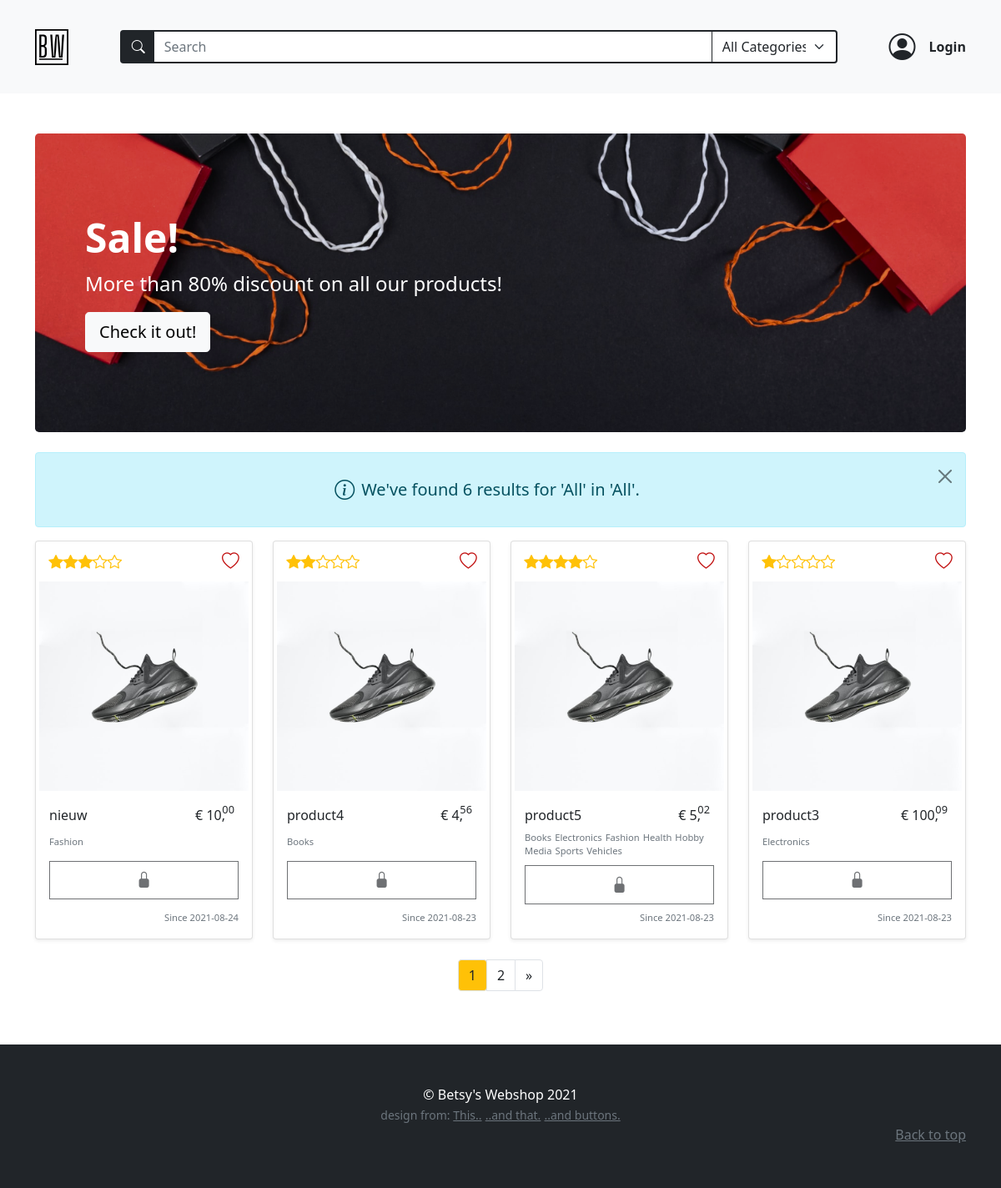
Screenshot of /search_results/All/All/ with the database file from the repository.
### models.py (models this page shows)
class BaseModel(db_wrapper.Model):
    class Meta:
        database = db

class Product(BaseModel):
    name = CharField(max_length=50)
    description = TextField(null=True)
    price_per_unit = DecimalField(
        constraints=[Check("price_per_unit >= 0")],
        decimal_places=2,
        max_digits=10,
        auto_round=True,
    )
    stock = IntegerField(default=1)
    owner = ForeignKeyField(User, backref="products")
    product_pic = CharField(null=True, default="default_product.jpg")
    date_posted = DateTimeField(formats="%Y-%m-%d %H:%M", default=datetime.now)

class ProductTag(BaseModel):
    product = ForeignKeyField(Product, index=True, backref="tags")
    tag = ForeignKeyField(Tag, index=True, backref="products")

class Tag(BaseModel):
    name = CharField(unique=True, max_length=30)

### routes.py (the view, shortened to what this page needs)
@app.route(
    "/search_results/<search_term>/<search_tag>/",
    methods=["GET", "POST"],
)
def search_results(search_term, search_tag):
    register_form = RegistrationForm(prefix="register_form")
    login_form = LoginForm(prefix="login_form")
    search_form = SearchForm(prefix="search_form")
    search_form.search_tag.choices = get_alpha_tag_names()
    page = request.args.get("page", 1, type=int)
    if current_user.is_anonymous:
        user = None
    else:
        user = User.get(current_user.id)
    if search_term == "All" and search_tag == "All":
        all_products_on_search = Product.select()
    elif search_term == "All":
        all_products_on_search = get_products_per_tag(search_tag)
    elif search_tag == "All":
        all_products_on_search = get_products_by_name(search_term)
    product_count = all_products_on_search.count()
    all_products_on_search = all_products_on_search.order_by(-Product.id)
    if product_count == 0:
        return redirect(url_for("no_results", search_query=search_term))
    return object_list(
        "search_results.html",
        query=all_products_on_search,
        context_variable="product_list",
        paginate_by=4,
        page=page,
        title="Search",
        product_count=product_count,
        login_form=login_form,
        register_form=register_form,
        search_form=search_form,
        user=user,
        all_products=Product.select(),
        search_tuple=(search_term, search_tag),
        randomize=randomize,
        int_splitter=int_splitter,
    )

### forms.py (shortened to what this page needs)
class RegistrationForm(FlaskForm):
    username = StringField(
        "Username",
        validators=[InputRequired(), Length(min=2, max=30)],
    )
    email = StringField(
        "Email", validators=[InputRequired(), Length(min=5, max=50), Email()]
    )
    password = PasswordField(
        "Set Password",
        validators=[
            InputRequired(),
            EqualTo(
                "password_confirm", message="Password must be identical in both inputs"
            ),
            Length(min=5, max=20),
        ],
    )
    password_confirm = PasswordField("Confirm Password", validators=[InputRequired()])
    auto_login = BooleanField("Log me in if this works!!!")
    submit = SubmitField("Sign Up")

class LoginForm(FlaskForm):
    email = StringField(
        "Email", validators=[InputRequired(), Length(min=2, max=50), Email()]
    )
    password = PasswordField("Your Password", validators=[InputRequired()])
    login = SubmitField("Login!")

### main.py (called while the page is built)
def get_alpha_tag_names() -> tuple[Tag]:
    tags = Tag.select().order_by(Tag.name)
    tag_list = [(tag.name, tag.name) for tag in tags]
    tag_list.insert(0, ("All", "All Categories"))
    return tag_list

def randomize():
    random_num = randint(2, 6)
    return random_num

def int_splitter(num):
    integer = floor(num)
    decimal = "{:.2f}".format(num)[-2:]
    return (integer, decimal)

### templates/search_results.html (shortened to what this page needs)
{% extends "base.html" %} {% block content %}
<div class="container py-5">
  <div class="p-5 mb-4 bg-dark rounded-3 search-results-banner banner">
    <div class="container-fluid py-5">
      <h1 class="display-5 fw-bold text-white">Sale!</h1>
      <p class="col-md-8 fs-4 text-white">
        More than 80% discount on all our products!
      </p>
      <button class="btn btn-light btn-lg" type="button">Check it out!</button>
    </div>
  </div>
  <div
    class="
      alert alert-info
      d-flex
      align-items-center
      justify-content-center
      alert-dismissible
      fade
      show
    "
    role="alert"
  >
    <i class="bi bi-info-circle me-2" style="font-size: 1.5rem"></i>
    <div class="text-center">
      <h5 class="text-center my-3">
        {% if product_count == 1 %} We've found {{ product_count }} result for
        '{{ search_tuple[0] }}' in '{{ search_tuple[1] }}'. {% else %} We've
        found {{ product_count }} results for '{{ search_tuple[0] }}' in '{{
        search_tuple[1] }}'. {% endif %}
      </h5>
    </div>
    <button
      type="button"
      class="btn-close"
      data-bs-dismiss="alert"
      aria-label="Close"
    ></button>
  </div>
  <div class="album" id="page_top">
    <div class="row row-cols-2 row-cols-md-3 row-cols-lg-4 g-4">
      {% for product in product_list %} {% include "product_featurette.html" %}
      {% endfor%}
    </div>
  </div>
  <nav
    class="btn-group mx-auto text-center d-block mt-4"
    aria-label="Page navigation example"
  >
    {% set cur_page = pagination.get_page() %}
    {% set page_count = pagination.get_page_count() %}
    <ul class="pagination justify-content-center">
      <li class="page-item text-dark">
        <a
          href="#page_top"
          role="button"
          type="button"
          class="page-link btn btn-warning text-dark bg-warning"
          >{{cur_page}}</a
        >
      </li>
      {% if cur_page != page_count %}
      <li class="page-item text-dark">
        <a
          class="page-link text-dark"
          href="{{ request.path }}?page={{cur_page + 1}}#page_top"
          aria-label="Next"
        >
          {{cur_page + 1}}
        </a>
      </li>
      <li class="page-item text-dark">
        <a
          class="page-link text-dark"
          href="{{ request.path }}?page={{page_count}}#page_top"
          aria-label="Last Page"
        >
          <span aria-hidden="true">&raquo;</span>
        </a>
      </li>
      {% endif %}
    </ul>
  </nav>
</div>
{% endblock content %}

### templates/product_featurette.html (shortened to what this page needs)
<div class="card-group col" id="productID-{{product.id}}">
  <div class="card shadow-sm">
    <div class="card-img-container">
      {% set random = randomize() %} {% set les = 6 - random %}
      <div class="product-icons">
        <div class="d-flex text-warning product-rating">
          {% for count in range(1,random) %}
          <i class="bi bi-star-fill"></i>
          {% endfor %} {% for count in range(les) %}
          <i class="bi bi-star"></i>
          {% endfor %}
        </div>
        <div>
          {% if product.id in session['favorite'] %}
          <a
            href="{{url_for('handle_favorite', product_id=product.id)}}#productID-{{product.id}}"
            type="button"
          >
            <i class="bi bi-heart-fill heart-favorite"></i>
          </a>
          {% else %}
          <a
            href="{{url_for('handle_favorite', product_id=product.id)}}#productID-{{product.id}}"
            type="button"
            role="button"
          >
            <i class="bi bi-heart heart-favorite"></i>
          </a>
          {% endif %}
        </div>
      </div>
      <div class="product-img-container">
        <img
          class="img-thumbnail border-0 rounded mx-auto d-block"
          src="{{  url_for('static', filename='/product_pics/' + product.product_pic)  }}"
          alt="{{ product.name }}"
        />
      </div>
    </div>
    <div class="card-body d-flex flex-column justify-content-between">
      <div class="d-flex justify-content-between">
        <h6 class="py-0 my-0">{{ product.name }}</h6>
        {% set price = product.price_per_unit %}
        <div class="position-relative">
          <h6 class="me-3">€ {{ int_splitter(price)[0] }},</h6>
          <p class="decimal">{{ int_splitter(price)[1] }}</p>
        </div>
      </div>
      <ul class="d-flex flex-wrap p-0 mb-0" style="width: 100%;">
        {% if product.tags %} {% for producttags in product.tags %}
        <span class="pe-1 fs-small text-muted"> {{producttags.tag.name}}</span>
        {% endfor %} {% else %}
        <span class="pe-1 fs-small text-muted"
          >This product has no categories.</span
        >
        {% endif %}
      </ul>
      <div class="d-flex flex-column justify-content-between my-2">
        {% if not on_account_page %}
        {% if current_user.id == product.owner.id or current_user.is_anonymous
        %}
        <button
        type="button"
        class="
          btn btn-white
          py-2
          border border-dark
          rounded-0
          d-flex
          justify-content-center
        "
        role="button"
        aria-disabled="true"
        disabled
        ><i
          class="bi bi-lock-fill text-dark text-center"
          style="font-size: 1.2rem"
        ></i
      ></button>
        {% endif %}
        {% endif %}
      </div>
      <div class="text-muted text-end fs-small m-0 p-0 align-self-end">
        <p class="m-0 mt-auto">Since {{ product.date_posted[:10] }}</p>
      </div>
    </div>
  </div>
</div>

### static/styles.css (style rules this page uses)
.banner { background-repeat: no-repeat; background-size: cover; }
.search-results-banner { background-image: url("../static/assets/search_results.png"); background-position: center center; }
.fs-small { font-size: 0.7rem; }
.card-img-container { position: relative; }
.product-icons { width: 96%; margin: 0 auto; margin-top: 4px; padding: 0.3rem 0; display: flex; justify-content: space-between; align-items: center; z-index: 10; background-color: white; }
.product-rating { padding-left: 10px; font-size: 1.1rem; }
.heart-favorite { padding-right: 10px; color: #c10e0e; font-size: 1.3rem; }
.decimal { margin: 0; position: absolute; top: -7px; right: 5px; font-size: 0.8rem; }
.product-img-container { transition: all 0.35s ease-Out; }

### rows the page displays
Product: product_pic (placeholder picture), name "nieuw", price_per_unit "10", price_per_unit "00", date_posted "2021-08-24"
ProductTag: tag.name "Fashion"
Product: product_pic (placeholder picture), name "product4", price_per_unit "4", price_per_unit "56", date_posted "2021-08-23"
ProductTag: tag.name "Books"
Product: product_pic (placeholder picture), name "product5", price_per_unit "5", price_per_unit "02", date_posted "2021-08-23"
ProductTag: tag.name "Books"
ProductTag: tag.name "Electronics"
ProductTag: tag.name "Fashion"
ProductTag: tag.name "Health"
ProductTag: tag.name "Hobby"
ProductTag: tag.name "Media"
ProductTag: tag.name "Sports"
ProductTag: tag.name "Vehicles"
Product: product_pic (placeholder picture), name "product3", price_per_unit "100", price_per_unit "09", date_posted "2021-08-23"
ProductTag: tag.name "Electronics"

### other values shown
{{ product_count }} "6"
{{ search_tuple[0] }} "All"
{{ search_tuple[1] }} "All"
{{ cur_page }} "1"
{{ cur_page + 1 }} "2"
